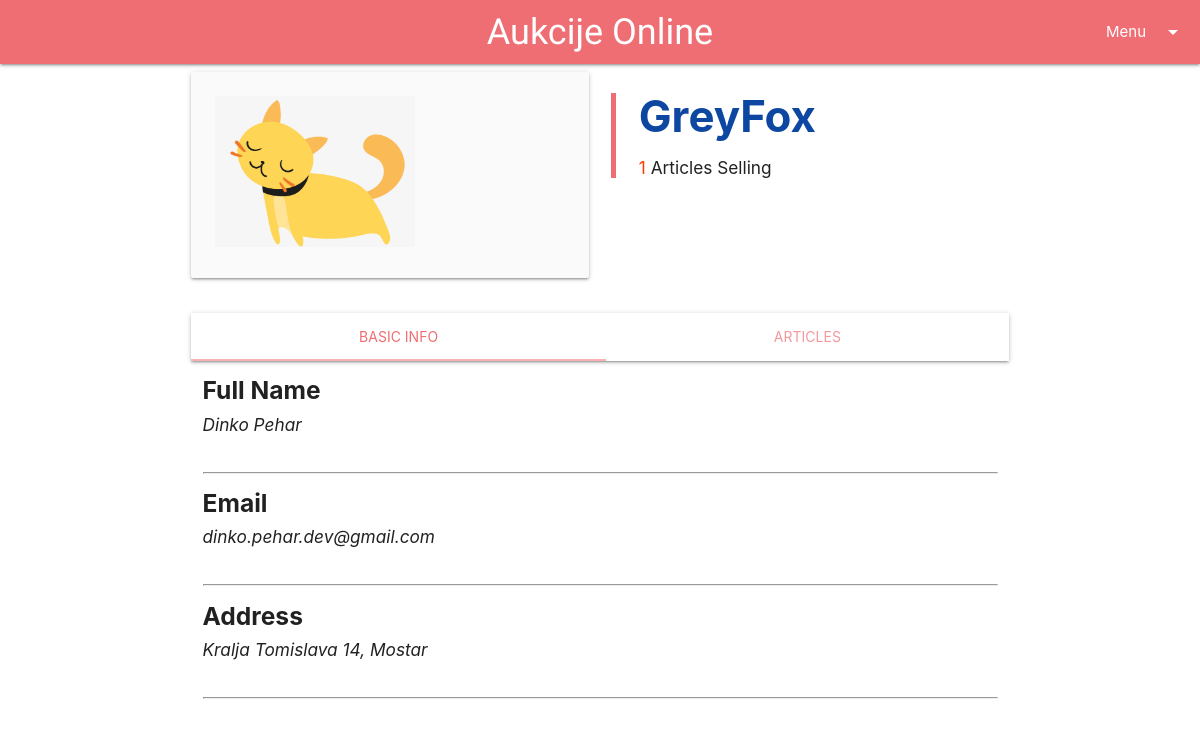
Page /user/1 on the committed database.
### models/user.py (models this page shows, shortened)
class User(db.Model):
    __tablename__ = 'User'
    id = db.Column(db.Integer, primary_key=True)
    full_name = db.Column(db.String(80), nullable=False)
    username = db.Column(db.String(80), unique=True, nullable=False)
    email = db.Column(db.String(80), unique=True, nullable=False)
    adress = db.Column(db.String(80), nullable=False)
    password = db.Column(db.String(80), nullable=False)
    profile_image = db.Column(db.String(256), nullable=True, default="animated-cat-13.jpg")
    articles = db.relationship('Article', backref='user', lazy=True)

### controllers/user_controller.py (the view)
class User_(MethodView):
    def get(self, user_id):
        if user_id is None:
            return redirect(url_for('index'))
        user = User.query.filter_by(id=user_id).first()
        articles = Article.query.filter_by(user_id=user.id).all()
        return render_template('user.html',
                               title='User | Aukcije Online',
                               user=user,
                               articles=articles)

### templates/user.html (shortened to what this page needs)
<!DOCTYPE html>
<html lang="en">
<head>
    {% include 'partials/head_includes.html' %}
</head>
<body>
{% include 'partials/navbar.html' %}
<div class="container">
    <div class="row">
        <div class="col s12 m6">
            <div class="card-panel grey lighten-5 z-depth-1">
                <img src="{{ url_for('static', filename='profile_images/' + user.profile_image) }}" alt=""
                     class="responsive-img" width="200" height="200">
            </div>
        </div>
        <div class="col m6 .hide-on-med-and-down">
            <blockquote>
                <h3 style="color: #0d47a1">
                    <b>{{ user.username }}</b>
                </h3>
                <h6>
                    <span style="color: #ff3d00">{{ articles|length }}</span> Articles Selling
                </h6>
            </blockquote>
        </div>
    </div>
    <div class="row">
        <div class="col s12">
            <ul class="tabs tabs-fixed-width tab-demo z-depth-1">
                <li class="tab"><a class="active" href="#basic_info">Basic Info</a></li>
                <li class="tab"><a href="#articles">Articles</a></li>
            </ul>
            <div id="basic_info" class="col s12">
                <div>
                    <h5><b>Full Name</b></h5>
                    <h6><i>{{ user.full_name }}</i></h6>
                    <br>
                    <hr>
                    <h5><b>Email</b></h5>
                    <h6><i>{{ user.email }}</i></h6>
                    <br>
                    <hr>
                    <h5><b>Address</b></h5>
                    <h6><i>{{ user.adress }}</i></h6>
                    <br>
                    <hr>
                </div>
            </div>
        </div>
    </div>
</div>
</body>
</html>

### rows in the picture
User: profile_image (picture), username "GreyFox", full_name "Dinko Pehar", email "dinko.pehar.dev@gmail.com", adress "Kralja Tomislava 14, Mostar"

### other values in the picture
{{ articles|length }} "1"
